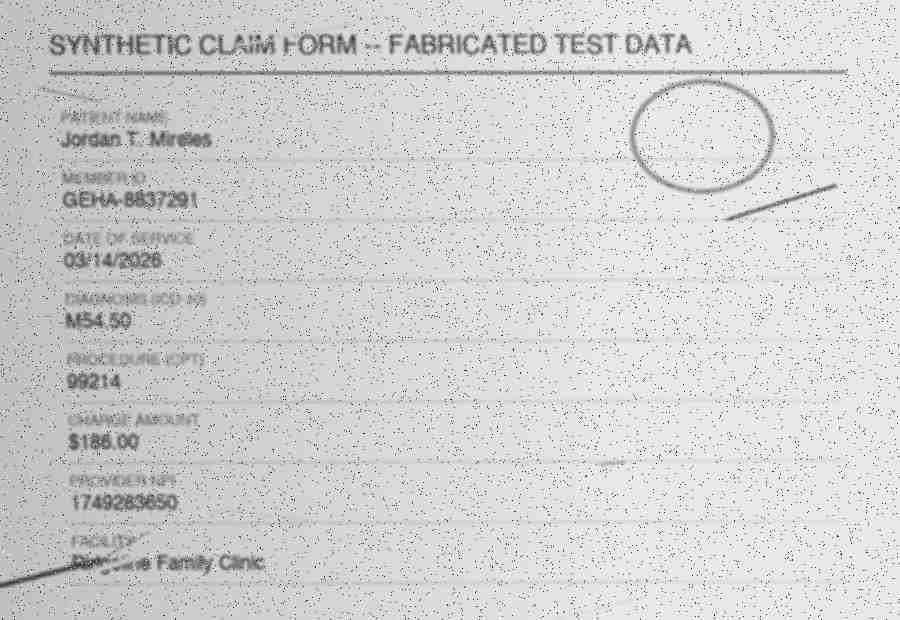
#> input picture cv_capability_test/form_noisy.png, 900 x 620 px
$ python clean_and_ocr.py
#> lines starting #> are read from the running program, lines starting #| are printed output that depends on the picture; after the words box and inside, x2 and y2 are one past the last pixel; in counts of white or black regions, pixels touching at a corner belong together
#> (reads cv_capability_test/ground_truth.json from the repository)
"""Actual image-cleaning pipeline (not just vision-reading it): denoise,
normalize uneven lighting, deskew, binarize -- then OCR both the raw noisy
image and the cleaned one, and score both against ground truth.
"""

import json
import subprocess
from pathlib import Path

import cv2
import numpy as np

ROOT = Path(__file__).parent


def deskew_angle(binary: np.ndarray) -> float:
    coords = np.column_stack(np.where(binary > 0))
    if len(coords) < 50:
        return 0.0
    angle = cv2.minAreaRect(coords)[-1]
    if angle < -45:
        angle = 90 + angle
    return -angle if abs(angle) < 20 else 0.0  # ignore wild outliers


def clean(path: Path) -> np.ndarray:
    img = cv2.imread(str(path), cv2.IMREAD_GRAYSCALE)
#> img is the input picture: shape (620, 900); min 14, max 255, mean 209.9

    # 1. Kill salt-and-pepper first -- median blur is the right tool for it,
    #    unlike a gaussian blur which just smears it around.
    denoised = cv2.medianBlur(img, 3)
    denoised = cv2.fastNlMeansDenoising(
        denoised, h=12, templateWindowSize=7, searchWindowSize=21
    )
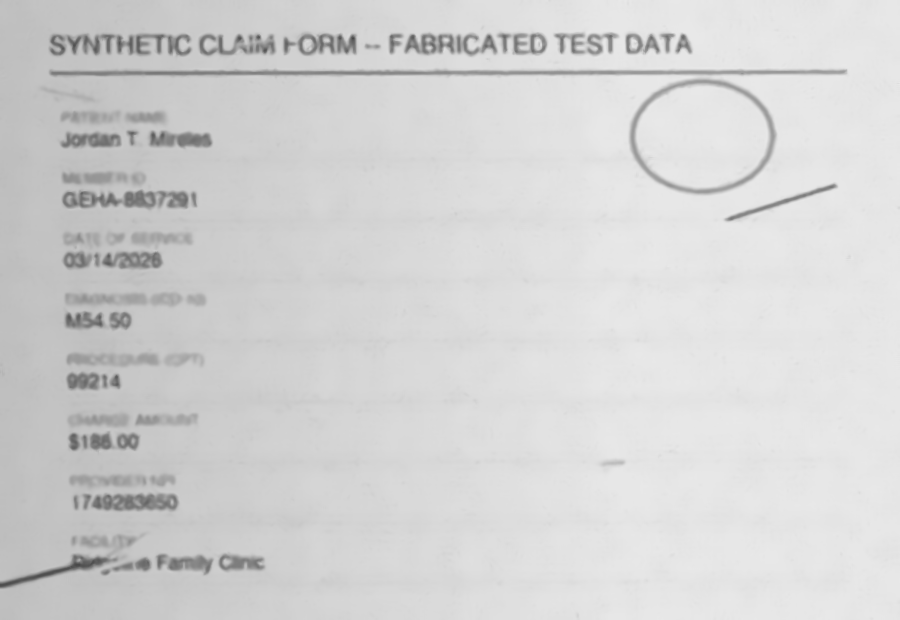
#> denoised: shape (620, 900); min 73, max 233, mean 211.8

    # 2. CLAHE fixes the uneven scan-lighting gradient locally instead of
    #    one global contrast stretch, which would blow out the dark side.
    clahe = cv2.createCLAHE(clipLimit=3.0, tileGridSize=(16, 16))
    normalized = clahe.apply(denoised)
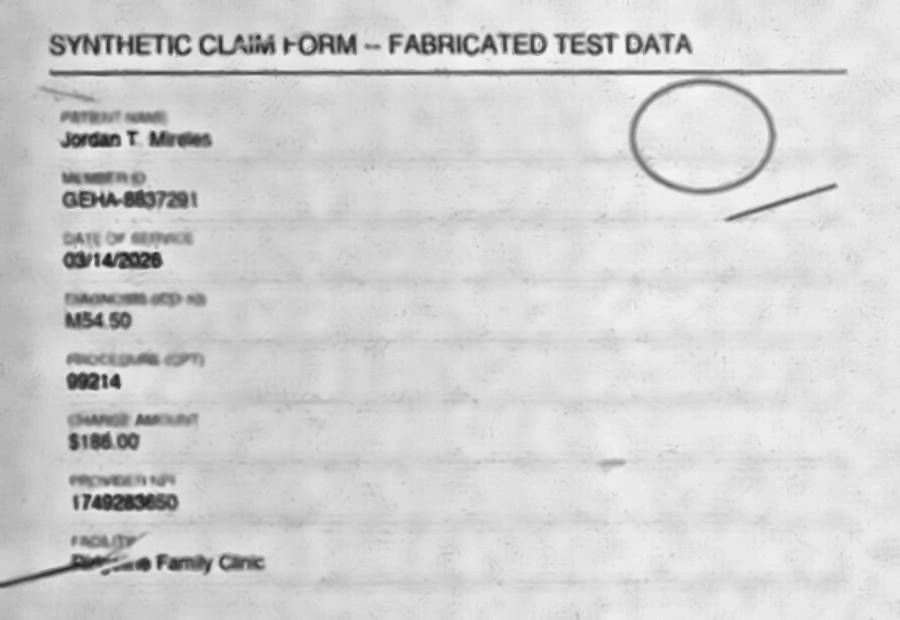
#> normalized: shape (620, 900); min 31, max 245, mean 209.9

    # 3. Adaptive threshold -- robust to the lighting gradient a single
    #    global threshold would fail on.
    binary = cv2.adaptiveThreshold(
        normalized, 255, cv2.ADAPTIVE_THRESH_GAUSSIAN_C, cv2.THRESH_BINARY, 31, 10
    )
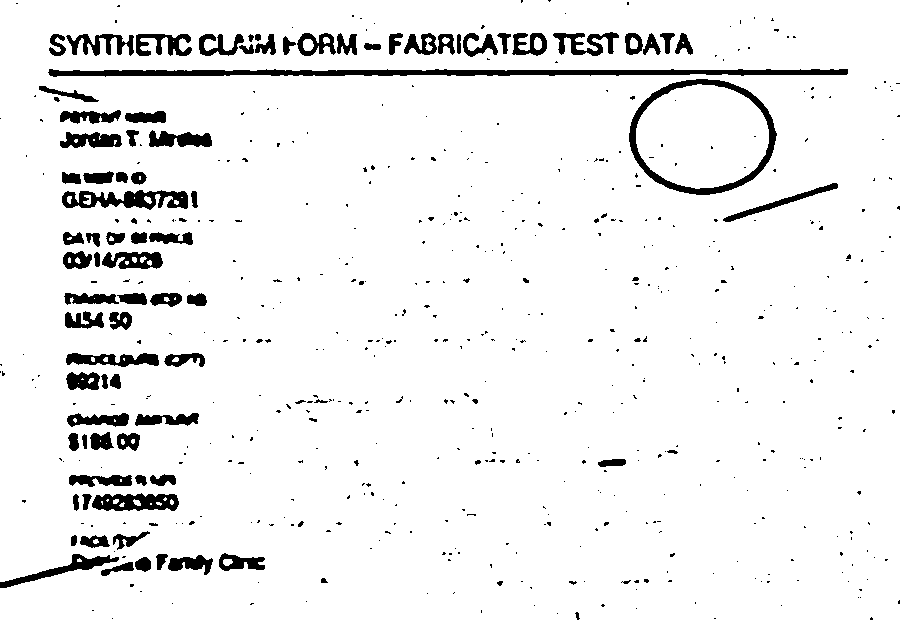
#> binary: shape (620, 900); 93.7% white; 582 black regions (484 under 20 px), largest, box (x1, y1, x2, y2) and area: (48, 69, 848, 77) 4243, (629, 79, 777, 195) 2459, (62, 190, 188, 210) 1467

    # 4. Deskew using the dominant angle of the ink pixels themselves --
    #    this corrects rotation, not the full perspective warp (that needs a
    #    detectable page border, which a borderless scan like this doesn't
    #    have -- an honest limit of this pipeline, not hidden).
    angle = deskew_angle(255 - binary)
#> in deskew_angle, `coords = np.column_stack(np.where(binary > 0))`: coords = 35166 pairs, first value 0 to 619, second value 0 to 899
#> in deskew_angle, `angle = cv2.minAreaRect(coords)[-1]`: angle = -90
#> in deskew_angle, `angle = 90 + angle`: angle = 0
#> angle = 0
    h, w = binary.shape
#> h = 620; w = 900
    m = cv2.getRotationMatrix2D((w / 2, h / 2), angle, 1.0)
#> m = [[1, 0, 0], [0, 1, 0]]
    deskewed = cv2.warpAffine(binary, m, (w, h), borderValue=255, flags=cv2.INTER_CUBIC)

    # 5. Light morphological close to reknit characters the noise punched
    #    holes in, without thickening stray lines into blobs.
    kernel = cv2.getStructuringElement(cv2.MORPH_ELLIPSE, (2, 2))
    closed = cv2.morphologyEx(deskewed, cv2.MORPH_CLOSE, kernel)
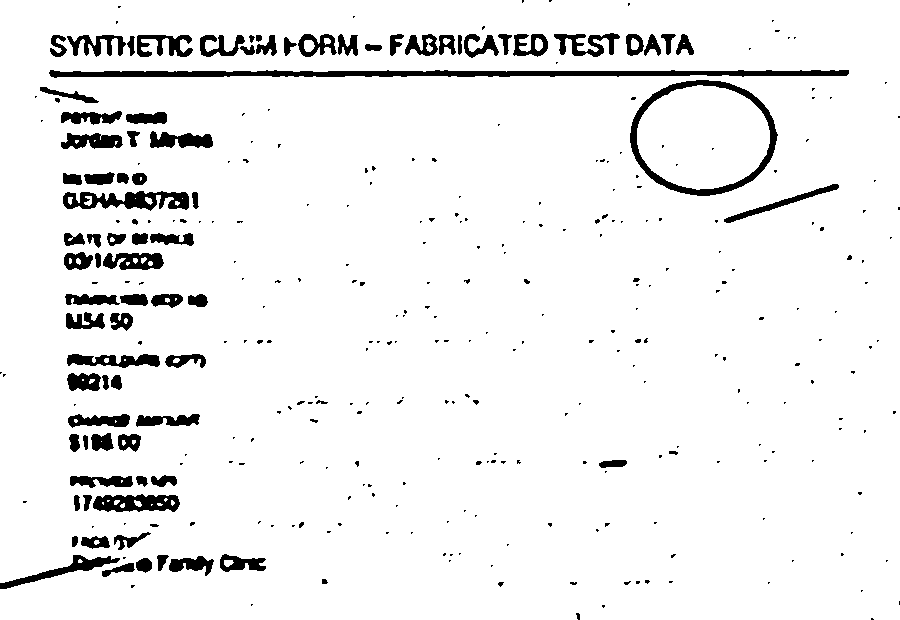
#> closed: shape (620, 900); 93.9% white; 341 black regions (247 under 20 px), largest, box (x1, y1, x2, y2) and area: (49, 70, 849, 78) 4249, (630, 80, 778, 196) 2455, (63, 191, 189, 211) 1473

    return closed


def ocr(image_path: Path) -> str:
    result = subprocess.run(
        ["tesseract", str(image_path), "stdout", "--psm", "6"],
        capture_output=True,
        text=True,
    )
    return result.stdout


def score(ocr_text: str, ground_truth: dict) -> tuple[int, int, list[str]]:
    hits, misses = 0, []
    flat = ocr_text.replace(" ", "").replace("\n", "").upper()
    for label, value in ground_truth.items():
        needle = value.replace(" ", "").upper()
        if needle in flat:
            hits += 1
        else:
            misses.append(f"{label}: expected {value!r}")
    return hits, len(ground_truth), misses


def main() -> None:
    ground_truth = json.loads((ROOT / "ground_truth.json").read_text())

    cleaned = clean(ROOT / "form_noisy.png")
    cv2.imwrite(str(ROOT / "form_cleaned.png"), cleaned)

    raw_text = ocr(ROOT / "form_noisy.png")
    (ROOT / "ocr_raw.txt").write_text(raw_text)

    clean_text = ocr(ROOT / "form_cleaned.png")
    (ROOT / "ocr_cleaned.txt").write_text(clean_text)

    raw_hits, total, raw_misses = score(raw_text, ground_truth)
    clean_hits, _, clean_misses = score(clean_text, ground_truth)

    report = {
        "fields_total": total,
        "raw_ocr": {"exact_field_hits": raw_hits, "misses": raw_misses},
        "cleaned_ocr": {"exact_field_hits": clean_hits, "misses": clean_misses},
    }
    (ROOT / "report.json").write_text(json.dumps(report, indent=2))
    print(json.dumps(report, indent=2))


if __name__ == "__main__":
    main()
#> (the call stopped at in ocr, `result = subprocess.run( ["tesseract", str(image_path), "stdout", "--p..`: subprocess is not available in this run)
